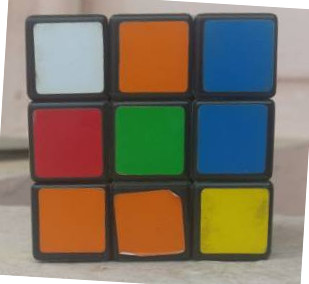
#> input picture ColorSpaces/images/rub04.jpg, 309 x 284 px; its folder holds only this picture in this run
$ python interactiveColorDetect.py --input images/rub04.jpg
#> lines starting #> are read from the running program, lines starting #| are printed output that depends on the picture; after the words box and inside, x2 and y2 are one past the last pixel; in counts of white or black regions, pixels touching at a corner belong together
### ColorSpaces/color_spaces.py
"""Shared, testable color-space operations for the tutorial programs."""

from __future__ import annotations

from pathlib import Path
from typing import Final

import cv2
import numpy as np
import numpy.typing as npt

PROJECT_DIR: Final[Path] = Path(__file__).resolve().parent
COLOR_CONVERSIONS: Final[dict[str, int | None]] = {
    "BGR": None,
    "HSV": cv2.COLOR_BGR2HSV,
    "YCrCb": cv2.COLOR_BGR2YCrCb,
    "Lab": cv2.COLOR_BGR2Lab,
}

UInt8Image = npt.NDArray[np.uint8]


# [4 lines left out: function default_cube_images, not called in this run]


def resolve_input_path(path: str | Path | None) -> Path:
    """Resolve an explicit path or return the first bundled cube image."""

    if path is None:
        images = default_cube_images()
        if not images:
            raise FileNotFoundError("no bundled images/rub*.jpg files were found")
        return images[0]
    return Path(path).expanduser().resolve()


def read_bgr(path: str | Path) -> UInt8Image:
    """Read a color image and raise a clear error when decoding fails."""

    image_path = Path(path).expanduser().resolve()
    image = cv2.imread(str(image_path), cv2.IMREAD_COLOR)
    if image is None or image.size == 0:
        raise FileNotFoundError(f"could not read image: {image_path}")
    return image


def convert_bgr(image: UInt8Image, color_space: str) -> UInt8Image:
    """Convert a BGR image to one of the tutorial's supported encodings."""

    if color_space not in COLOR_CONVERSIONS:
        choices = ", ".join(COLOR_CONVERSIONS)
        raise ValueError(f"unsupported color space {color_space!r}; choose {choices}")
    if image.ndim != 3 or image.shape[2] != 3 or image.dtype != np.uint8:
        raise ValueError("image must be an 8-bit, three-channel BGR array")

    conversion = COLOR_CONVERSIONS[color_space]
    return image.copy() if conversion is None else cv2.cvtColor(image, conversion)


def convert_pixel(bgr: npt.ArrayLike) -> dict[str, tuple[int, int, int]]:
    """Return one 8-bit BGR pixel represented in all supported color spaces."""

    pixel = np.asarray(bgr, dtype=np.uint8)
    if pixel.shape != (3,):
        raise ValueError(f"BGR pixel must have shape (3,), got {pixel.shape}")
    pixel_image = pixel.reshape(1, 1, 3)

    values: dict[str, tuple[int, int, int]] = {}
    for name in COLOR_CONVERSIONS:
        converted = convert_bgr(pixel_image, name)[0, 0]
        values[name] = tuple(int(value) for value in converted)
    return values


# [87 lines left out: functions _threshold_vector, threshold_mask, apply_mask, write_image, run_core_validation, not called in this run]

### ColorSpaces/interactiveColorDetect.py
#!/usr/bin/env python3
"""Inspect a BGR pixel in HSV, YCrCb, and Lab encodings."""

from __future__ import annotations

import argparse
from collections.abc import Sequence
from pathlib import Path

import cv2
import numpy as np

from color_spaces import (
    convert_pixel,
    read_bgr,
    resolve_input_path,
    run_core_validation,
    write_image,
)

WINDOW_NAME = "Move the mouse over the image; press Esc to exit"


def render_pixel_panel(image: np.ndarray, x: int, y: int) -> np.ndarray:
    """Render the image beside a text panel describing one valid pixel."""

    height, width = image.shape[:2]
    if not (0 <= x < width and 0 <= y < height):
        raise ValueError(f"pixel ({x}, {y}) is outside image bounds {width}x{height}")

    values = convert_pixel(image[y, x])
    panel = np.zeros((height, 420, 3), dtype=np.uint8)
    lines = [
        f"Pixel (x={x}, y={y})",
        f"BGR   {values['BGR']}",
        f"HSV   {values['HSV']}",
        f"YCrCb {values['YCrCb']}",
        f"Lab   {values['Lab']}",
    ]
    for index, text in enumerate(lines):
        cv2.putText(
            panel,
            text,
            (20, 45 + index * 55),
            cv2.FONT_HERSHEY_SIMPLEX,
            0.75,
            (255, 255, 255),
            2,
            cv2.LINE_AA,
        )

    marked = image.copy()
    cv2.drawMarker(marked, (x, y), (0, 255, 255), cv2.MARKER_CROSS, 18, 2)
    return np.hstack((marked, panel))


def run_validation(output: str | Path | None = None) -> dict[str, int]:
    """Run deterministic dataset and rendering checks."""

    metrics = run_core_validation()
    image = read_bgr(resolve_input_path(None))
    x_coordinate = image.shape[1] // 2
    y_coordinate = image.shape[0] // 2
    rendered = render_pixel_panel(image, x_coordinate, y_coordinate)
    if rendered.shape != (image.shape[0], image.shape[1] + 420, 3):
        raise AssertionError(f"unexpected rendered shape: {rendered.shape}")
    if output is not None:
        write_image(output, rendered)

    print(
        "VALIDATION PASSED: "
        f"{metrics['cube_images']} cube images, "
        f"{metrics['piece_images']} piece images, "
        f"panel={rendered.shape[1]}x{rendered.shape[0]}"
    )
    return {
        **metrics,
        "output_width": rendered.shape[1],
        "output_height": rendered.shape[0],
    }


def _build_parser() -> argparse.ArgumentParser:
    """Create the command-line parser."""

    parser = argparse.ArgumentParser(description=__doc__)
    parser.add_argument("--input", type=Path, help="input image; defaults to images/rub00.jpg")
    parser.add_argument("--x", type=int, help="sample x coordinate; defaults to image center")
    parser.add_argument("--y", type=int, help="sample y coordinate; defaults to image center")
    parser.add_argument("--output", type=Path, help="optional annotated output image")
    parser.add_argument("--no-display", action="store_true", help="do not open a GUI window")
    parser.add_argument("--validate", action="store_true", help="run deterministic checks")
    return parser


def main(argv: Sequence[str] | None = None) -> int:
    """Run the CLI or interactive pixel inspector."""

    arguments = _build_parser().parse_args(argv)
    if arguments.validate:
        run_validation(arguments.output)
        return 0

    image_path = resolve_input_path(arguments.input)
    image = read_bgr(image_path)
#> in read_bgr, image is the input picture: shape (284, 309, 3); mean B, G, R 99.4, 116.5, 126.7
    x_coordinate = arguments.x if arguments.x is not None else image.shape[1] // 2
#> x_coordinate = 154
    y_coordinate = arguments.y if arguments.y is not None else image.shape[0] // 2
#> y_coordinate = 142
    rendered = render_pixel_panel(image, x_coordinate, y_coordinate)
#> in convert_pixel, `pixel = np.asarray(bgr, dtype=np.uint8)`: pixel = [38, 127, 18]
#> in convert_pixel, `pixel_image = pixel.reshape(1, 1, 3)`: pixel_image = [[38, 127, 18]]
#> the loop in convert_pixel, `for name in COLOR_CONVERSIONS:` made 4 passes
#> converted on passes 1 to 4: [38, 127, 18], [65, 219, 127], [84, 81, 102], [118, 81, 167]
#> after the loop in convert_pixel, `for name in COLOR_CONVERSIONS:`: values = {'BGR': (38, 127, 18), 'HSV': (65, 219, 127), 'YCrCb': (84, 81, 102), 'Lab': (118, 81, 167)}
#> in render_pixel_panel, `lines = [ f"Pixel (x={x}, y={y})", f"BGR   {values['BGR']}", f"HSV   {..`: lines = ['Pixel (x=154, y=142)', 'BGR   (38, 127, 18)', 'HSV   (65, 219, 127)', 'YCrCb (84, 81, 102)', 'Lab   (118, 81, 167)']
#> the loop in render_pixel_panel, `for index, text in enumerate(lines):` made 5 passes
#> after the loop in render_pixel_panel, `for index, text in enumerate(lines):`:
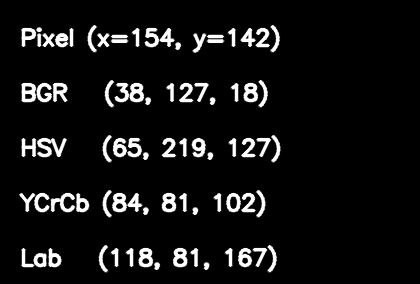
#> panel: shape (284, 420, 3); min 0, max 255, mean 18.8
#> in render_pixel_panel, `cv2.drawMarker(marked, (x, y), (0, 255, 255), cv2.MARKER_CROSS, 18, 2)`: marked: shape (284, 309, 3); 0.12% of pixels changed, all inside (x1, y1, x2, y2) = (144, 132, 165, 153)
#> in render_pixel_panel, `return np.hstack((marked, panel))`:
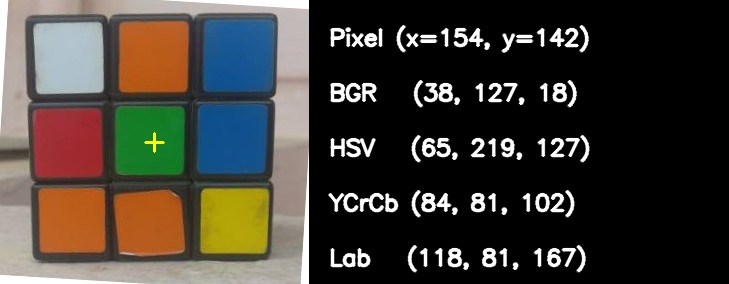
#> returned value: shape (284, 729, 3); mean of channels 0, 1, 2 53, 60.3, 64.7; drawn as B, G, R

    values = convert_pixel(image[y_coordinate, x_coordinate])
#> the loop in convert_pixel (call 2), `for name in COLOR_CONVERSIONS:` made 4 passes
    print(f"Input: {image_path}")
    print(f"Pixel: x={x_coordinate}, y={y_coordinate}")
#| Pixel: x=154, y=142
    for name, value in values.items():
        print(f"{name}: {value}")
#> this loop made 4 passes
#| BGR: (38, 127, 18)
#| HSV: (65, 219, 127)
#| YCrCb: (84, 81, 102)
#| Lab: (118, 81, 167)

    if arguments.output is not None:
        output_path = write_image(arguments.output, rendered)
        print(f"Wrote: {output_path}")

    if arguments.no_display:
        return 0

    state = {"image": image, "rendered": rendered}

    def on_mouse(event: int, x_value: int, y_value: int, _flags: int, _data: object) -> None:
        if event != cv2.EVENT_MOUSEMOVE:
            return
        if 0 <= x_value < image.shape[1] and 0 <= y_value < image.shape[0]:
            state["rendered"] = render_pixel_panel(image, x_value, y_value)
            cv2.imshow(WINDOW_NAME, state["rendered"])

    cv2.namedWindow(WINDOW_NAME, cv2.WINDOW_AUTOSIZE)
    cv2.setMouseCallback(WINDOW_NAME, on_mouse)
    cv2.imshow(WINDOW_NAME, state["rendered"])
    while cv2.waitKey(20) & 0xFF != 27:
#> (key Esc is pressed here)
        pass
    cv2.destroyAllWindows()
    return 0


if __name__ == "__main__":
    raise SystemExit(main())
#> (the program exits here)

$ run again, on AgeGender/sample1.jpg
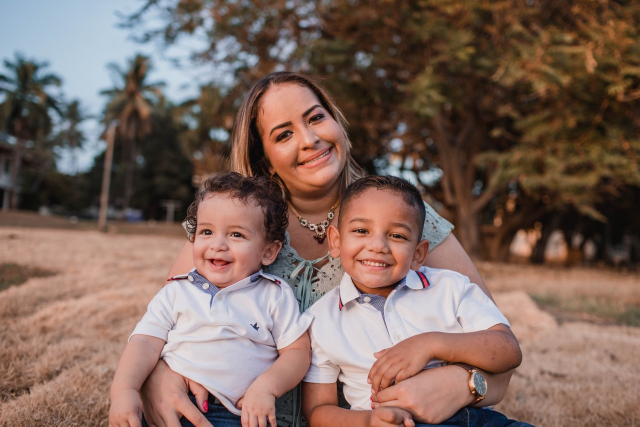
#> input picture AgeGender/sample1.jpg, 1280 x 853 px (shown at 1/2 size)
#> in read_bgr, image is the input picture: shape (853, 1280, 3); mean B, G, R 93.3, 102.7, 126.4
#> pixel = [61, 81, 136]
#> pixel_image = [[61, 81, 136]]
#> the loop in convert_pixel, `for name in COLOR_CONVERSIONS:` made 4 passes
#> converted on passes 1 to 4: [61, 81, 136], [8, 141, 136], [95, 157, 109], [103, 149, 150]
#> after the loop in convert_pixel, `for name in COLOR_CONVERSIONS:`: values = {'BGR': (61, 81, 136), 'HSV': (8, 141, 136), 'YCrCb': (95, 157, 109), 'Lab': (103, 149, 150)}
#> lines = ['Pixel (x=640, y=426)', 'BGR   (61, 81, 136)', 'HSV   (8, 141, 136)', 'YCrCb (95, 157, 109)', 'Lab   (103, 149, 150)']
#> the loop in render_pixel_panel, `for index, text in enumerate(lines):` made 5 passes
#> after the loop in render_pixel_panel, `for index, text in enumerate(lines):`:
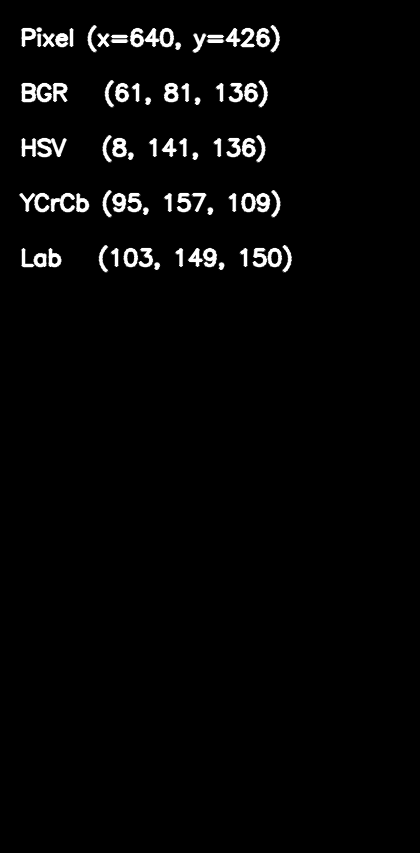
#> panel: shape (853, 420, 3); min 0, max 255, mean 6.5
#> marked: shape (853, 1280, 3); 0.01% of pixels changed, all inside (x1, y1, x2, y2) = (630, 416, 651, 437)
#> in render_pixel_panel, `return np.hstack((marked, panel))`:
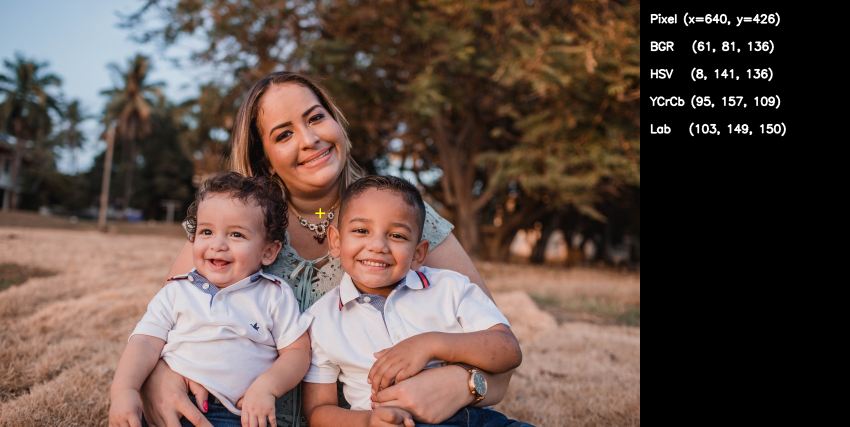
#> returned value: shape (853, 1700, 3) (shown at 1/2 size); mean of channels 0, 1, 2 71.9, 78.9, 96.7; drawn as B, G, R
#> the loop in convert_pixel (call 2), `for name in COLOR_CONVERSIONS:` made 4 passes
#| Pixel: x=640, y=426
#> the loop in main, `for name, value in values.items():` made 4 passes
#> (printed output is left out)
